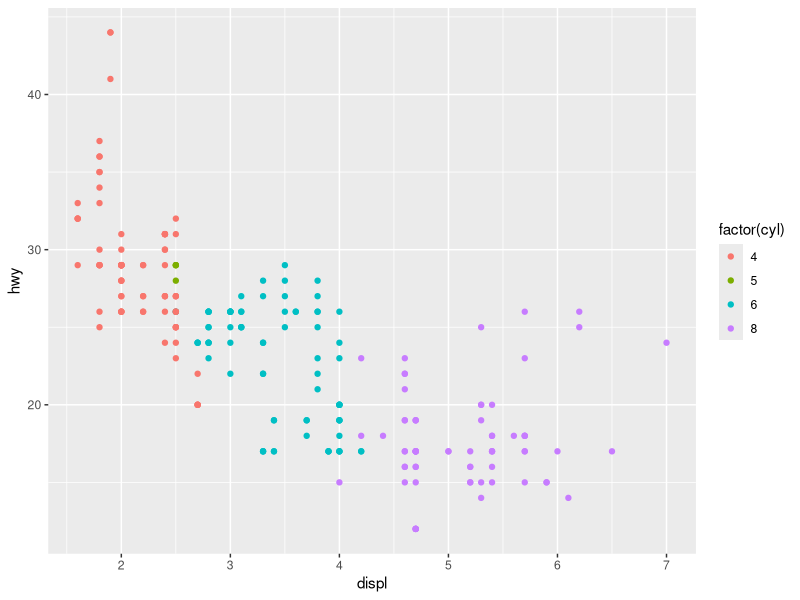
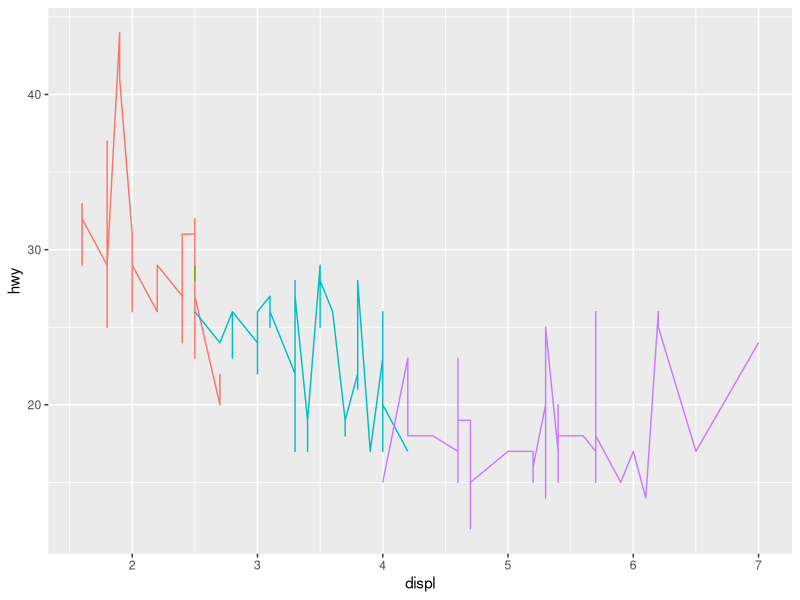
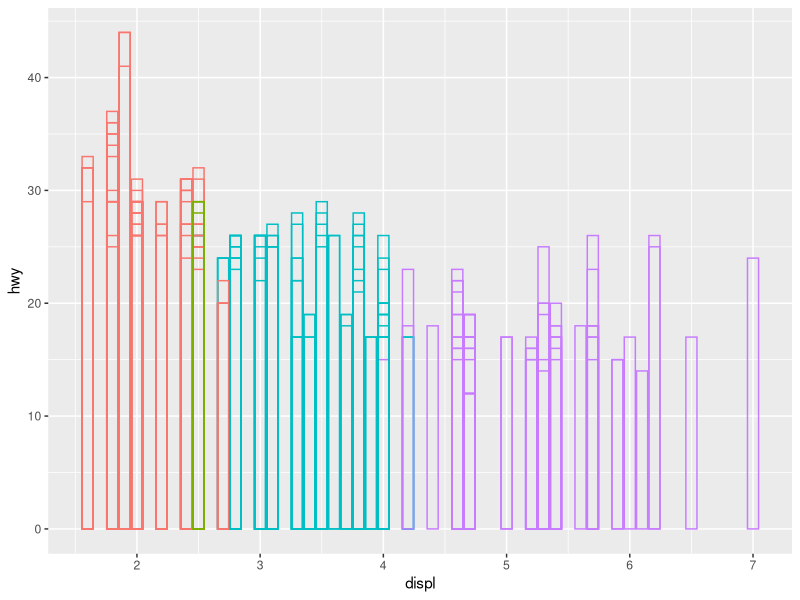
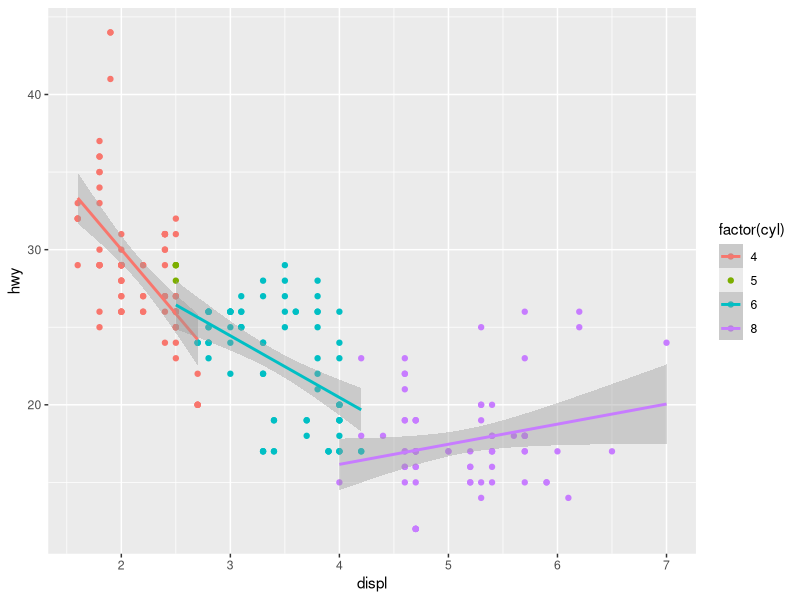
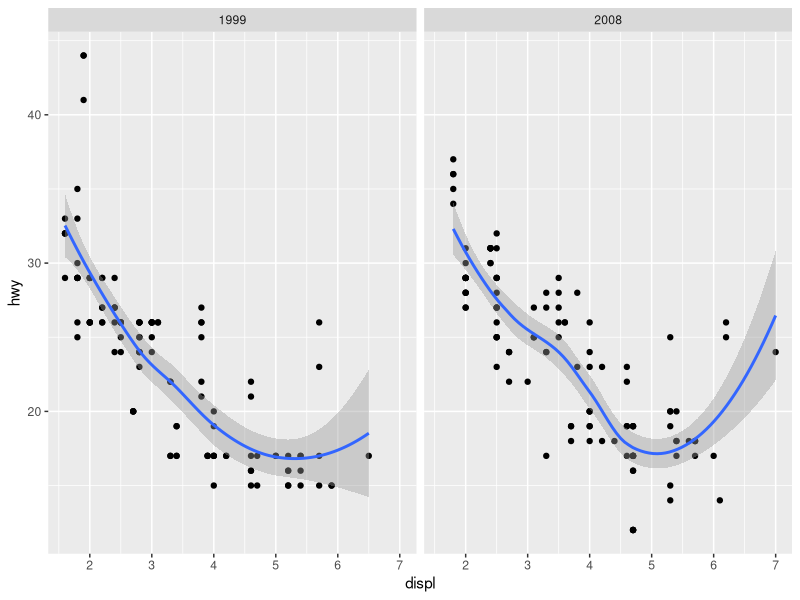

Generate these figures, in order, with R:
library(ggplot2)

# Building a scatterplot
ggplot(mpg, aes(displ, hwy, colour = factor(cyl))) + geom_point()

ggplot(mpg, aes(displ, hwy, colour = factor(cyl))) + 
  geom_line() + theme(legend.position = "none")

ggplot(mpg, aes(displ, hwy, colour = factor(cyl))) + 
  geom_bar(stat = "identity", position = "identity", fill = NA) + theme(legend.position = "none")

ggplot(mpg, aes(displ, hwy, colour = factor(cyl))) + 
  geom_point() + geom_smooth(method = "lm")

# Adding complexity
ggplot(mpg, aes(displ, hwy)) + geom_point() + geom_smooth() + facet_wrap(~year)